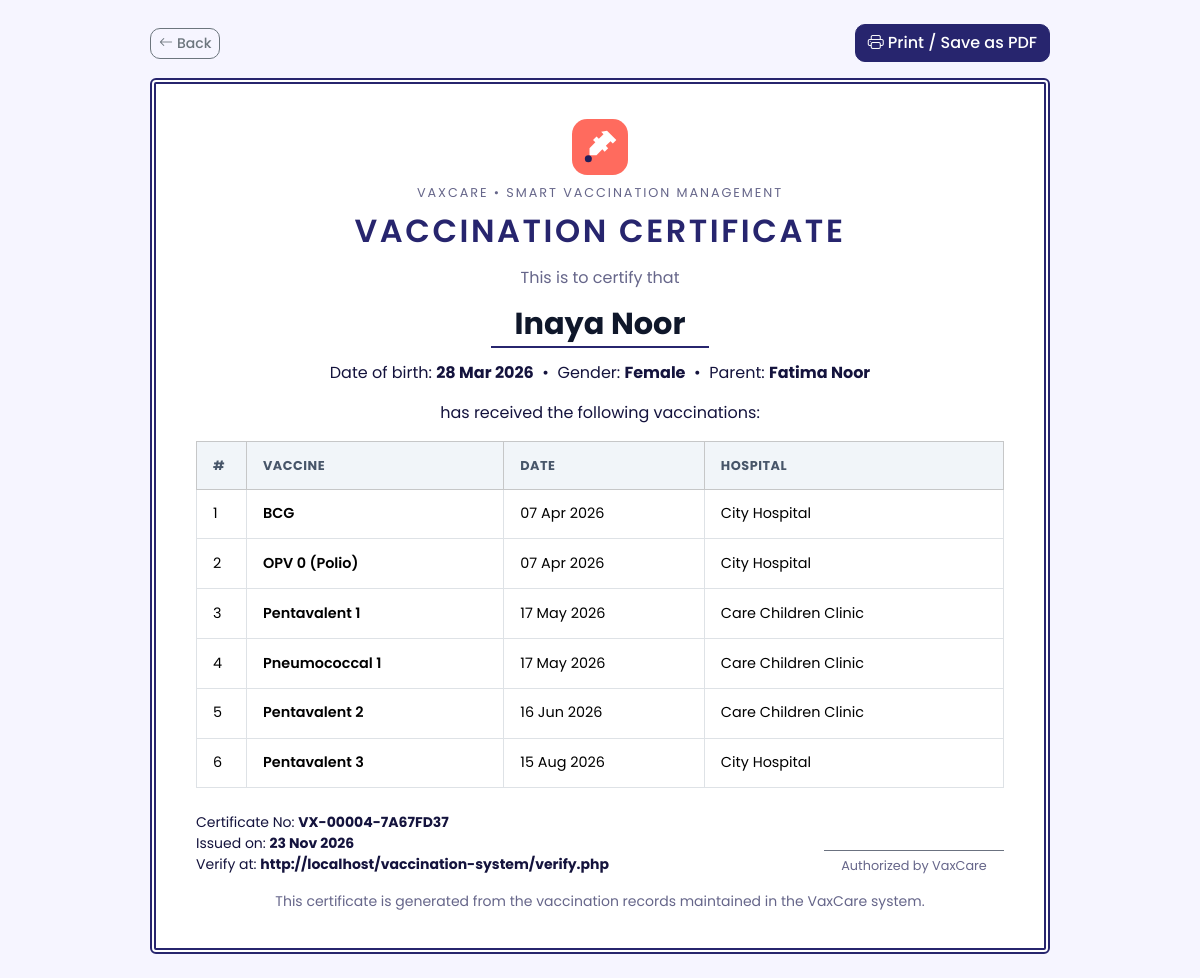
Screenshot of /parent/certificate.php?child=4 (signed in) with the database file from the repository.
### tables this page shows
CREATE TABLE children (
  id INT AUTO_INCREMENT PRIMARY KEY,
  parent_id INT NOT NULL,
  name VARCHAR(100) NOT NULL,
  dob DATE NOT NULL,
  gender ENUM('male','female') NOT NULL,
  blood_group VARCHAR(5),
  FOREIGN KEY (parent_id) REFERENCES users(id) ON DELETE CASCADE
);

CREATE TABLE bookings (
  id INT AUTO_INCREMENT PRIMARY KEY,
  child_id INT NOT NULL,
  parent_id INT NOT NULL,
  hospital_id INT NOT NULL,
  vaccine_id INT NOT NULL,
  appointment_date DATE NOT NULL,
  appointment_time TIME NOT NULL,
  approval_status ENUM('pending','approved','rejected') NOT NULL DEFAULT 'pending',
  vaccination_status ENUM('pending','vaccinated','not_vaccinated') NOT NULL DEFAULT 'pending',
  created_at TIMESTAMP DEFAULT CURRENT_TIMESTAMP,
  FOREIGN KEY (child_id)    REFERENCES children(id)  ON DELETE CASCADE,
  FOREIGN KEY (parent_id)   REFERENCES users(id)     ON DELETE CASCADE,
  FOREIGN KEY (hospital_id) REFERENCES hospitals(id) ON DELETE CASCADE,
  FOREIGN KEY (vaccine_id)  REFERENCES vaccines(id)  ON DELETE CASCADE
);

CREATE TABLE vaccines (
  id INT AUTO_INCREMENT PRIMARY KEY,
  vaccine_name VARCHAR(120) NOT NULL,
  description VARCHAR(255),
  recommended_age VARCHAR(50),               
  recommended_age_days INT NOT NULL DEFAULT 0,
  availability ENUM('available','unavailable') NOT NULL DEFAULT 'available'
);

CREATE TABLE hospitals (
  id INT AUTO_INCREMENT PRIMARY KEY,
  user_id INT NULL,                          
  hospital_name VARCHAR(150) NOT NULL,
  address VARCHAR(255) NOT NULL,
  location VARCHAR(100) NOT NULL,            
  phone VARCHAR(20),
  license_no VARCHAR(60) NULL,                       
  contact_email VARCHAR(120) NULL,                   
  latitude DECIMAL(10,7) NULL,                       
  longitude DECIMAL(10,7) NULL,
  invite_token VARCHAR(64) NULL,                     
  FOREIGN KEY (user_id) REFERENCES users(id) ON DELETE SET NULL,
  UNIQUE KEY uniq_invite (invite_token)
);

### parent/certificate.php (the view, shortened to what this page needs)
<?php
require_once __DIR__ . '/../config/db.php';
$parentId = (int)$_SESSION['user_id'];
$childId  = (int)($_GET['child'] ?? 0);
$stmt = $pdo->prepare('SELECT * FROM children WHERE id = ? AND parent_id = ?');
$stmt->execute([$childId, $parentId]);
$child = $stmt->fetch();
$stmt = $pdo->prepare(
    "SELECT b.appointment_date, v.vaccine_name, h.hospital_name
     FROM bookings b
     JOIN vaccines  v ON v.id = b.vaccine_id
     JOIN hospitals h ON h.id = b.hospital_id
     WHERE b.child_id = ? AND b.approval_status = 'approved' AND b.vaccination_status = 'vaccinated'
     ORDER BY b.appointment_date ASC, b.id ASC"
);
$stmt->execute([$child['id']]);
$records = $stmt->fetchAll();
$stmt = $pdo->prepare(
    "SELECT p.given_date AS appointment_date, v.vaccine_name, p.place AS hospital_name
     FROM past_vaccinations p
     JOIN vaccines v ON v.id = p.vaccine_id
     WHERE p.child_id = ? AND p.status = 'verified'"
);
$stmt->execute([$child['id']]);
$records = array_merge($records, $stmt->fetchAll());
usort($records, fn($a, $b) => strcmp($a['appointment_date'], $b['appointment_date']));
$certNo    = certificate_number($child['id']);
$verifyUrl = (!empty($_SERVER['HTTPS']) && $_SERVER['HTTPS'] !== 'off' ? 'https' : 'http')
           . '://' . ($_SERVER['HTTP_HOST'] ?? 'localhost') . BASE_URL . '/verify.php';
?>
<!DOCTYPE html>
<html lang="en">
<head>
  <?php head_assets(); ?>
</head>
<body>
<div class="cert-wrap">
  <div class="d-flex justify-content-between align-items-center mb-3 no-print">
    <a href="<?= BASE_URL ?>/parent/reports.php?child=<?= (int)$child['id'] ?>" class="btn btn-outline-secondary btn-sm">
      <i class="bi bi-arrow-left me-1"></i>Back
    </a>
    <button type="button" class="btn btn-primary" data-print><i class="bi bi-printer me-1"></i>Print / Save as PDF</button>
  </div>
  <div class="cert">
    <img src="<?= BASE_URL ?>/assets/img/logo.svg" alt="Logo" width="56" height="56">
    <div class="sub mt-2"><?= APP_NAME ?> &bull; <?= APP_TAGLINE ?></div>
    <h1>Vaccination Certificate</h1>
    <p class="mt-3 mb-1 text-muted">This is to certify that</p>
    <div class="child-name"><?= e($child['name']) ?></div>
    <p class="mb-3">
      Date of birth: <strong><?= format_date($child['dob']) ?></strong> &nbsp;&bull;&nbsp;
      Gender: <strong><?= e(ucfirst($child['gender'])) ?></strong> &nbsp;&bull;&nbsp;
      Parent: <strong><?= e($_SESSION['name']) ?></strong>
    </p>
    <p class="mb-3">has received the following vaccinations:</p>
    <div class="table-responsive">
    <table class="table table-sm table-bordered mb-4">
      <thead class="table-light">
        <tr><th style="width:50px;">#</th><th>Vaccine</th><th>Date</th><th>Hospital</th></tr>
      </thead>
      <tbody>
        <?php foreach ($records as $i => $r): ?>
          <tr>
            <td><?= $i + 1 ?></td>
            <td class="fw-semibold"><?= e($r['vaccine_name']) ?></td>
            <td><?= format_date($r['appointment_date']) ?></td>
            <td><?= e($r['hospital_name']) ?></td>
          </tr>
        <?php endforeach; ?>
      </tbody>
    </table>
    </div>
    <div class="d-flex justify-content-between align-items-end flex-wrap gap-3">
      <div class="text-start small">
        Certificate No: <strong><?= e($certNo) ?></strong><br>
        Issued on: <strong><?= date('d M Y') ?></strong><br>
        Verify at: <strong><?= e($verifyUrl) ?></strong>
      </div>
      <div class="sign text-center">Authorized by <?= APP_NAME ?></div>
    </div>
    <p class="text-muted small mt-3 mb-0">This certificate is generated from the vaccination records maintained in the <?= APP_NAME ?> system.</p>
  </div>
</div>
</body>
</html>

### includes/functions.php (shortened to what this page needs)
<?php
function e($text)
{
    return htmlspecialchars((string)$text, ENT_QUOTES, 'UTF-8');
}
function format_date($date)
{
    return $date ? date('d M Y', strtotime($date)) : '-';
}
function asset($path)
{
    $path = ltrim($path, '/');
    $file = __DIR__ . '/../assets/' . $path;
    $version = file_exists($file) ? filemtime($file) : time();
    return BASE_URL . '/assets/' . $path . '?v=' . $version;
}
function head_assets()
{
    echo '<link href="https://cdn.jsdelivr.net/npm/bootstrap@5.3.3/dist/css/bootstrap.min.css" rel="stylesheet">' . "\n  ";
    echo '<link href="https://cdn.jsdelivr.net/npm/bootstrap-icons@1.11.3/font/bootstrap-icons.css" rel="stylesheet">' . "\n  ";
    echo '<link href="' . asset('css/style.css') . '" rel="stylesheet">' . "\n";
}
function certificate_number($childId)
{
    $id  = (int)$childId;
    $sig = strtoupper(substr(hash_hmac('sha256', 'cert:' . $id, CERT_SECRET), 0, 8));
    return 'VX-' . str_pad((string)$id, 5, '0', STR_PAD_LEFT) . '-' . $sig;
}

### assets/css/style.css (style rules this page uses)
:root { --brand: #27256e; --brand-dark: #1c1b57; --brand-light: #e8e7ff; --accent: #2563eb; --bg: #f6f5ff; --text: #1f2937; --muted: #6b7280; --radius: 14px; --shadow: 0 6px 24px rgba(39,37,110, 0.10); --bs-primary: #27256e; --bs-primary-rgb: 39, 37, 110; --bs-link-color: #27256e; --bs-link-hover-color: #1c1b57; --bs-body-font-family: 'Poppins', system-ui, sans-serif; --bs-body-color: var(--text); }
html { scroll-behavior: smooth; }
body { font-family: 'Poppins', system-ui, sans-serif; background: var(--bg); color: var(--text); min-height: 100vh; display: flex; flex-direction: column; }
h1, h2, h3, h4, h5, h6 { font-weight: 600; color: #0f172a; }
.text-muted { color: var(--muted) !important; }
.btn { border-radius: 10px; font-weight: 500; transition: all .2s ease; }
.btn-primary { --bs-btn-bg: var(--brand); --bs-btn-border-color: var(--brand); --bs-btn-hover-bg: var(--brand-dark); --bs-btn-hover-border-color: var(--brand-dark); --bs-btn-active-bg: var(--brand-dark); --bs-btn-active-border-color: var(--brand-dark); --bs-btn-disabled-bg: var(--brand); --bs-btn-disabled-border-color: var(--brand); }
.table thead th { background: #f1f5f9; font-size: .8rem; text-transform: uppercase; letter-spacing: .04em; color: #475569; border-bottom: 0; white-space: nowrap; }
.table > :not(caption) > * > * { padding: .85rem 1rem; vertical-align: middle; }
:root { --bs-primary-bg-subtle: #e8e7ff; --bs-primary-text-emphasis: #27256e; }
html { scroll-padding-top: 80px; }
:root { --brand: #27256e; --brand-dark: #1c1b57; --brand-light: #e8e7ff; --indigo: #4b47d1; --coral: #ff6b5e; --coral-dark: #e9554a; --teal: #2a9df4; --bg: #f6f5ff; --text: #14133d; --muted: #66668a; --navy-deep: #15143f; --shadow: 0 8px 28px rgba(39,37,110,.10); --bs-primary: #27256e; --bs-primary-rgb: 39, 37, 110; --bs-link-color: #27256e; --bs-link-hover-color: #1c1b57; --bs-primary-bg-subtle: #e8e7ff; --bs-primary-text-emphasis: #27256e; --bs-body-color: #14133d; }
h1, h2, h3, h4, h5, h6 { color: var(--text); }
:root { --teal: #2a9df4; --bs-success: #4b47d1; --bs-success-rgb: 75, 71, 209; --bs-success-bg-subtle: #e8e7ff; --bs-success-border-subtle: #c9c7ff; --bs-success-text-emphasis: #27256e; --bs-danger: #e5484d; --bs-danger-rgb: 229, 72, 77; --bs-danger-bg-subtle: #ffe6e7; --bs-danger-border-subtle: #ffc9cb; --bs-danger-text-emphasis: #8f1d22; --bs-info: #2a9df4; --bs-info-rgb: 42, 157, 244; --bs-info-bg-subtle: #e3f3ff; --bs-info-border-subtle: #b9e0fc; --bs-info-text-emphasis: #0c5a96; }
.btn { font-weight: 500; }

### parent/certificate.php (style rules this page uses)
body { display: block; padding: 1.5rem 0; }
.cert-wrap { max-width: 900px; margin: 0 auto; }
.cert { background: #fff; padding: 2.2rem 2.5rem; text-align: center; border: 6px double var(--brand); border-radius: 6px; position: relative; }
.cert h1 { font-size: 2rem; letter-spacing: .08em; text-transform: uppercase; color: var(--brand); margin: .6rem 0 0; }
.cert .sub { color: var(--muted); letter-spacing: .15em; font-size: .8rem; text-transform: uppercase; }
.cert .child-name { font-size: 1.9rem; font-weight: 700; color: #0f172a; border-bottom: 2px solid var(--brand); display: inline-block; padding: 0 1.5rem; margin: .4rem 0 .8rem; }
.cert table { text-align: left; font-size: .9rem; }
.cert .sign { border-top: 1px solid #6b7280; padding-top: .3rem; min-width: 180px; font-size: .8rem; color: var(--muted); }

### rows the page displays
children: name "Inaya Noor", dob "28 Mar 2026", gender "Female", id "VX-00004-7A67FD37"
bookings: vaccine.vaccine_name "BCG", appointment_date "07 Apr 2026", hospital.hospital_name "City Hospital"
bookings: vaccine.vaccine_name "OPV 0 (Polio)", appointment_date "07 Apr 2026", hospital.hospital_name "City Hospital"
bookings: vaccine.vaccine_name "Pentavalent 1", appointment_date "17 May 2026", hospital.hospital_name "Care Children Clinic"
bookings: vaccine.vaccine_name "Pneumococcal 1", appointment_date "17 May 2026", hospital.hospital_name "Care Children Clinic"
bookings: vaccine.vaccine_name "Pentavalent 2", appointment_date "16 Jun 2026", hospital.hospital_name "Care Children Clinic"
bookings: vaccine.vaccine_name "Pentavalent 3", appointment_date "15 Aug 2026", hospital.hospital_name "City Hospital"

### other values shown
APP_NAME "VAXCARE"
APP_TAGLINE "SMART VACCINATION MANAGEMENT"
$_SESSION['name'] "Fatima Noor"
$verifyUrl "http://localhost/vaccination-system/verify.php"
APP_NAME "VaxCare"
